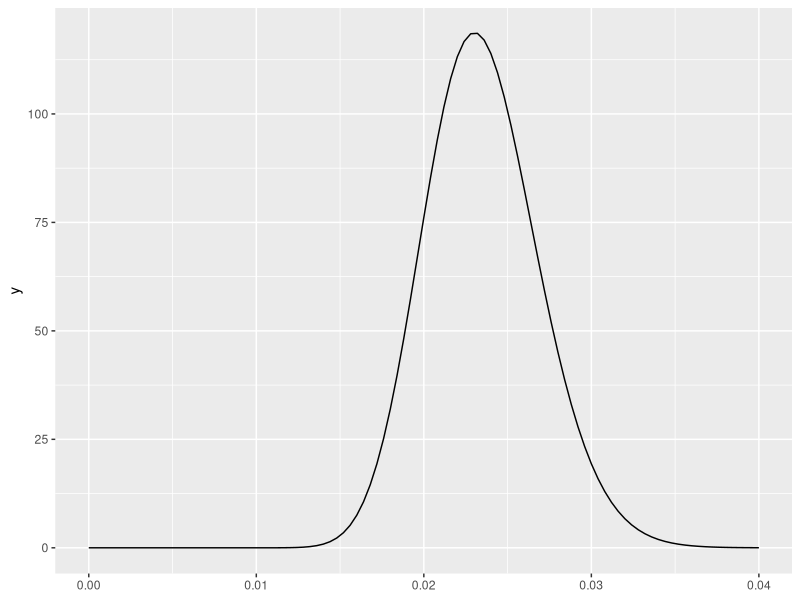
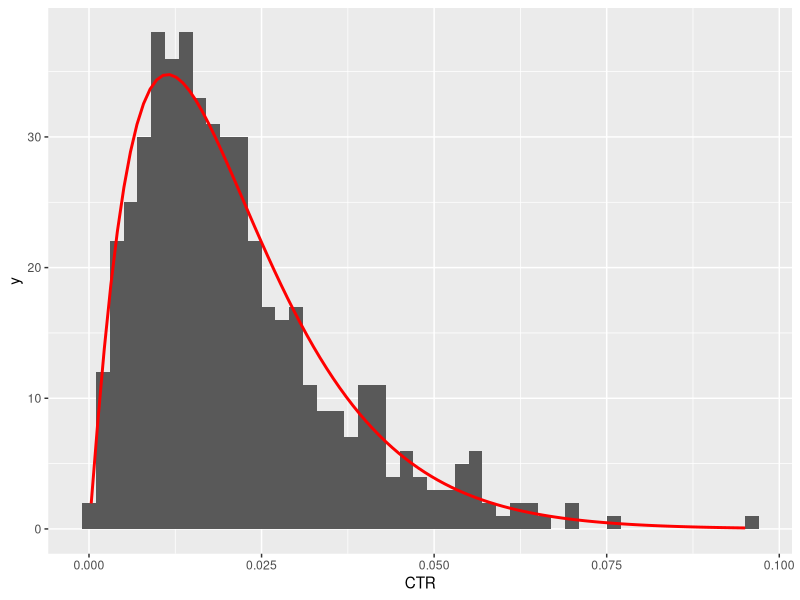
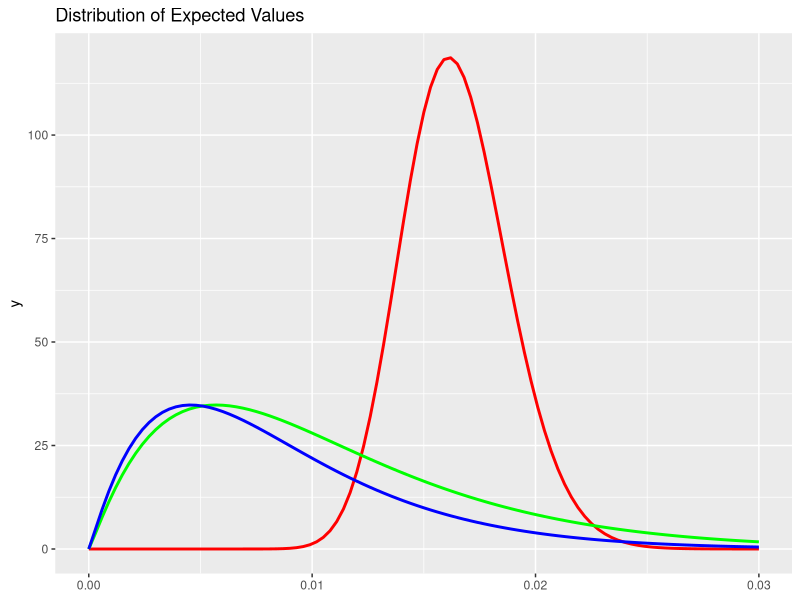
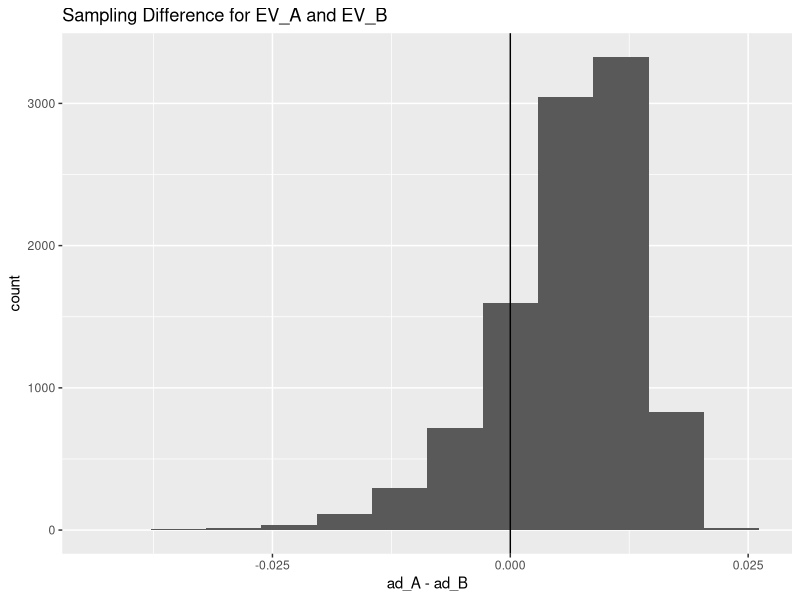
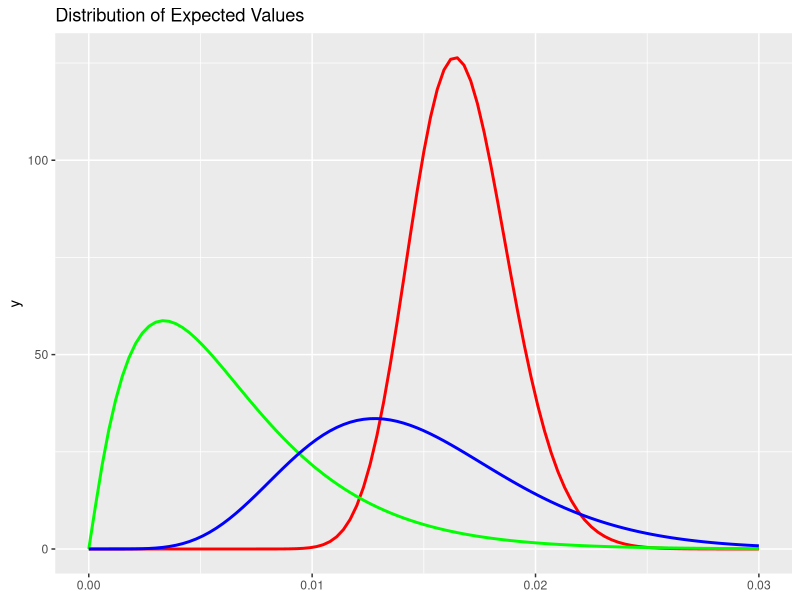

Write the R code that produced these figures, in order.
## ---- chunk 1
knitr::opts_chunk$set(echo = TRUE)
## ---- chunk 2
ad_info <- data.frame("advertiser" = c("buymystuff.com", "eyespyonyou.com", "commodityfetishismllc.com"),
                      "bid" = c(0.7, 0.5, 0.4), "views" = c(2000, 0,0), 
                      "clicks" = c(47,0,0), "ctr" = c(0.025, 0.012, 0.045))
library(knitr)
kable(ad_info)
## ---- chunk 3
library(ggplot2)
ggplot() + stat_function(fun = function(x) dbeta(x, 47,1953), color="black") + xlim(0, 0.04)
## ---- chunk 4
past_ctrs <- rbeta(500, 2, 98, ncp = 0)

prior_est <- MASS::fitdistr(past_ctrs, dbeta,
#choosing these shape parameters because our mean(past_ctrs) is about 0.02                    
                            start = list(shape1 = 2, 
                                         shape2 = 98))
alpha_prior <- prior_est$estimate[1]
beta_prior <- prior_est$estimate[2]

ggplot() + geom_histogram(aes(past_ctrs), binwidth = .002) + stat_function(fun = function(x) dbeta(x, alpha_prior, beta_prior), color = "red",size = 1) + xlab("CTR")
## ---- chunk 5
ggplot() + stat_function(fun = function(x) dbeta(x/ad_info$bid[1], ad_info$clicks[1],(ad_info$views[1]-ad_info$clicks[1])), color="red", size=1) + stat_function(fun = function(x) dbeta(x/ad_info$bid[2], alpha_prior, beta_prior), color="green", size=1) + stat_function(fun = function(x) dbeta(x/ad_info$bid[3], alpha_prior, beta_prior), color="blue", size=1) + xlim(0,0.03) + ggtitle("Distribution of Expected Values")
## ---- chunk 6
#number of samples we want
N <- 10000
#BuyMyStuff.com
ad_A <- ad_info$bid[1]*rbeta(N,
                             ad_info$clicks[1] + alpha_prior,
                             (ad_info$views[1]-ad_info$clicks[1]) +
                             beta_prior)

#EyeSpyOnYou.com
ad_B <- ad_info$bid[2]*rbeta(N, 
                             ad_info$clicks[2] + alpha_prior,
                             (ad_info$views[2]-ad_info$clicks[2]) + 
                             beta_prior)

#CommodityFetishismLLC.com
ad_C <- ad_info$bid[3]*rbeta(N, 
                             ad_info$clicks[3] + alpha_prior,
                             (ad_info$views[3]-ad_info$clicks[3]) +
                             beta_prior)
## ---- chunk 7
ggplot() + geom_histogram(aes(ad_A-ad_B), bins = 12) + geom_vline(xintercept = 0) + ggtitle("Sampling Difference for EV_A and EV_B")
## ---- chunk 8
ad_info$p_gt_A <- c(0.5, sum(ad_A < ad_B)/N, sum(ad_A < ad_C)/N)
## ---- chunk 9
ad_info$weighted_p_gt_A <- ad_info$p_gt_A/(sum(ad_info$p_gt_A))
## ---- chunk 10
library(dplyr)
winners_df <- sample(ad_info$advertiser,
                     prob = ad_info$weighted_p_gt_A,
                     replace = TRUE,
                     size=500) %>%  
  table() %>%  
  as.data.frame()

ad_info$new_views <- winners_df$Freq
ad_info$new_clicks <- rbinom(c(1,1,1),ad_info$new_views,ad_info$ctr)
## ---- chunk 11
kable(ad_info[,c(1,2,3,4,8,9)])
## ---- chunk 12
ggplot() + 
  stat_function(fun = function(x) dbeta(x/ad_info$bid[1], ad_info$clicks[1] + ad_info$new_clicks[1], (ad_info$views[1]-ad_info$clicks[1]) + (ad_info$new_views[1]-ad_info$new_clicks[1])), color="red", size=1) + 
  
  stat_function(fun = function(x) dbeta(x/ad_info$bid[2], alpha_prior + ad_info$new_clicks[2], beta_prior + (ad_info$new_views[2]-ad_info$new_clicks[2])), color="green", size=1) + 
  
  stat_function(fun = function(x) dbeta(x/ad_info$bid[3], alpha_prior + ad_info$new_clicks[3], beta_prior + (ad_info$new_views[3]-ad_info$new_clicks[3])), color="blue", size=1) + xlim(0,0.03) + 
  
  ggtitle("Distribution of Expected Values")

## ---- chunk 13
#number of samples we want
N <- 10000
#BuyMyStuff.com
ad_A <- ad_info$bid[1]*rbeta(N,
                             ad_info$clicks[1] + ad_info$new_clicks[1] + alpha_prior,
                             (ad_info$views[1]-ad_info$clicks[1]) + (ad_info$new_views[1]-ad_info$new_clicks[1]) +
                             beta_prior)

#EyeSpyOnYou.com
ad_B <- ad_info$bid[2]*rbeta(N, 
                             ad_info$clicks[2] + ad_info$new_clicks[2] + alpha_prior,
                             (ad_info$views[2]-ad_info$clicks[2]) + (ad_info$new_views[2]-ad_info$new_clicks[2]) +
                             beta_prior)

#CommodityFetishismLLC.com
ad_C <- ad_info$bid[3]*rbeta(N, 
                             ad_info$clicks[3] + ad_info$new_clicks[3] + alpha_prior,
                             (ad_info$views[3]-ad_info$clicks[3]) + (ad_info$new_views[3]-ad_info$new_clicks[3]) +
                             beta_prior)

ad_info$p_gt_A <- c(0.5, sum(ad_A < ad_B)/N, sum(ad_A < ad_C)/N)
ad_info$weighted_p_gt_A <- ad_info$p_gt_A/(sum(ad_info$p_gt_A))

kable(ad_info[,c(1,6,7)])
